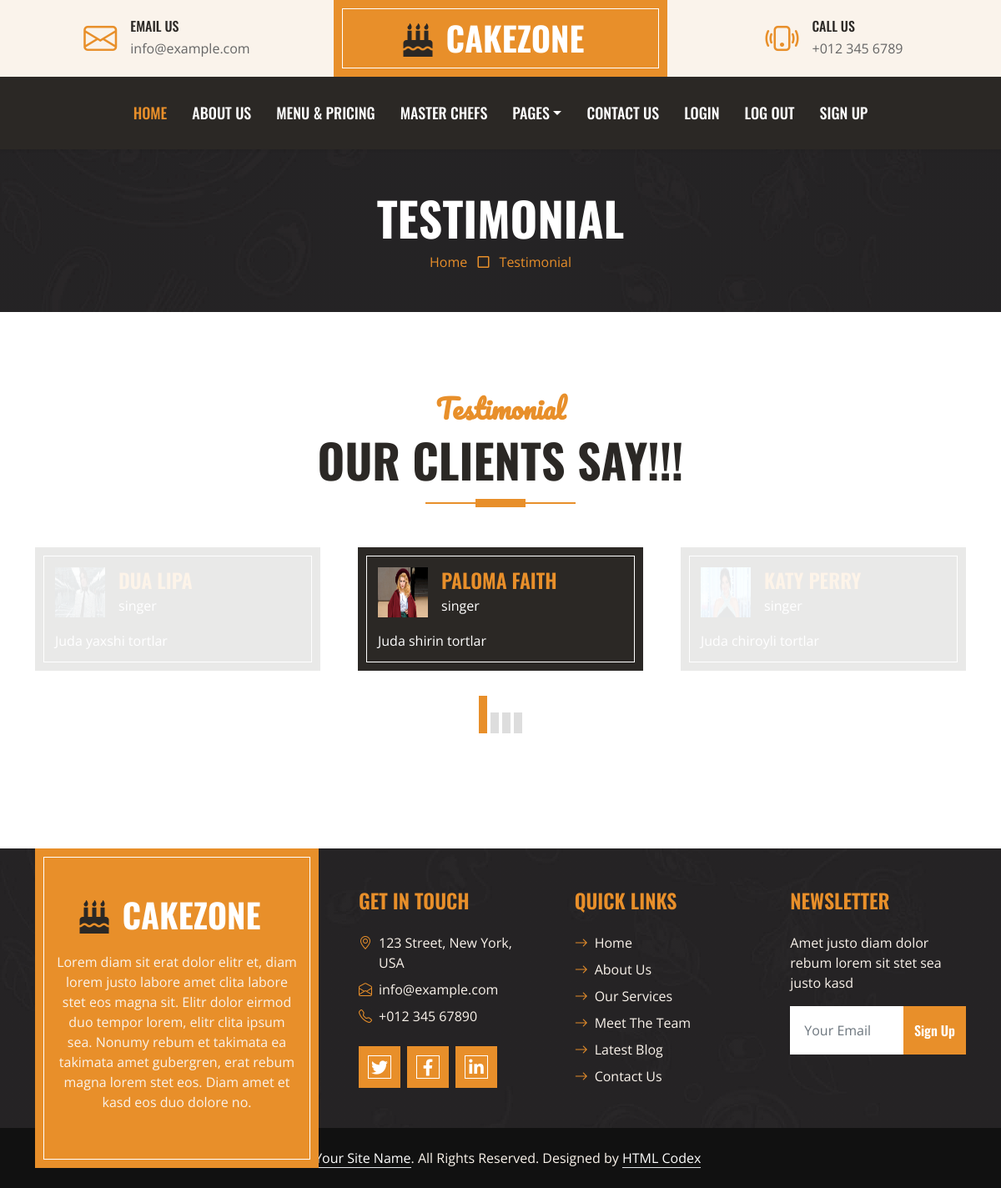
The page /blog/testimonial/ on the database its author committed.
### blog/models.py (models this page shows, shortened)
class Testimonial(models.Model):
    name = models.CharField(max_length=100)
    job = models.CharField(max_length=100)
    comment = models.TextField()
    img = models.ImageField(upload_to='Testimonial/img')
    slug = models.CharField(max_length=100)

### blog/views.py (the view)
# urls.py: path('testimonial/', testimonial, name='testimonial'),
def testimonial(request):
    testi = Testimonial.objects.all()
    context = {
        "testi": testi
    }
    return render(request, "testimonial.html", context=context)

### templates/testimonial.html
{% extends 'base.html' %}
{% load static %}
{% block content %}
    <div class="container-fluid bg-dark bg-img p-5 mb-5">
        <div class="row">
            <div class="col-12 text-center">
                <h1 class="display-4 text-uppercase text-white">Testimonial</h1>
                <a href="">Home</a>
                <i class="far fa-square text-primary px-2"></i>
                <a href="">Testimonial</a>
            </div>
        </div>
    </div>
    <div class="container-fluid py-5">
        <div class="container">
            <div class="section-title position-relative text-center mx-auto mb-5 pb-3" style="max-width: 600px;">
                <h2 class="text-primary font-secondary">Testimonial</h2>
                <h1 class="display-4 text-uppercase">Our Clients Say!!!</h1>
            </div>
            <div class="owl-carousel testimonial-carousel">
                {% for Testimonial in testi %}
                <div class="testimonial-item bg-dark text-white border-inner p-4">
                    <div class="d-flex align-items-center mb-3">
                        <img class="img-fluid flex-shrink-0" src="{{Testimonial.img.url}}" style="width: 60px; height: 60px;">
                        <div class="ps-3">
                            <h4 class="text-primary text-uppercase mb-1">{{Testimonial.name}}</h4>
                            <span>{{Testimonial.job}}</span>
                        </div>
                    </div>
                    <p class="mb-0">{{Testimonial.comment}}
                    </p>
                </div>
                {% endfor %}
            </div>
        </div>
    </div>
{% endblock content %}

### static/css/style.css (style rules this page uses)
:root { --primary: #E88F2A; --secondary: #FAF3EB; --light: #FFFFFF; --dark: #2B2825; }
.font-secondary { font-family: 'Pacifico', cursive; }
h1, h2, .font-weight-bold { font-weight: 700 !important; }
h3, h4, .font-weight-semi-bold { font-weight: 600 !important; }
.border-inner { position: relative; }
.border-inner * { position: relative; z-index: 1; }
.border-inner::before { position: absolute; content: ""; top: 10px; right: 10px; bottom: 10px; left: 10px; background: none; border: 1px solid var(--light); z-index: 0; }
.section-title::before { position: absolute; content: ""; width: 60px; height: 10px; left: 50%; bottom: 0; margin-left: -30px; background: var(--primary); }
.section-title::after { position: absolute; content: ""; width: 180px; height: 2px; left: 50%; bottom: 4px; margin-left: -90px; background: var(--primary); }
.testimonial-carousel .owl-item .testimonial-item { opacity: .1; transition: .5s; }
.testimonial-carousel .owl-item.center .testimonial-item { opacity: 1; }
.bg-img { background: linear-gradient(rgba(43, 40, 37, .5), rgba(43, 40, 37, .5)), url(../img/bg.jpg) center center no-repeat; background-size: cover; }

### rows shown on the page
Testimonial: img (picture), name "PALOMA FAITH", job "singer", comment "Juda shirin tortlar"
Testimonial: img (picture), job "singer", comment "Juda chiroyli tortlar"
Testimonial: img (picture), job "singer", comment "Juda yaxshi tortlar"
